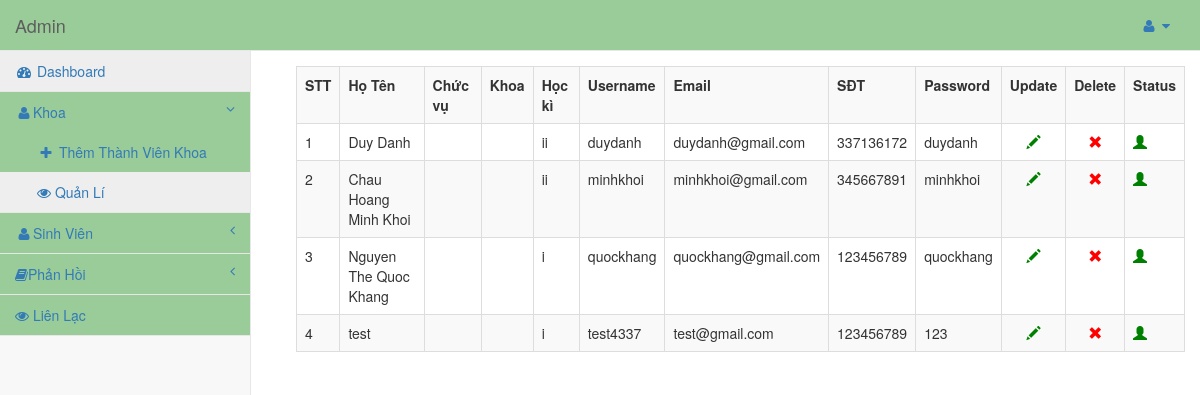
The app's page /admin/dashboard.php?info=show_faculty (signed in) with its own data.
### tables this page shows
CREATE TABLE `faculty` (
  `id` int(11) NOT NULL,
  `user_alias` varchar(30) NOT NULL,
  `Name` varchar(30) NOT NULL,
  `position` varchar(100) NOT NULL,
  `specialized` varchar(50) NOT NULL,
  `semester` varchar(10) NOT NULL,
  `email` varchar(255) NOT NULL,
  `password` varchar(75) NOT NULL,
  `mobile` bigint(20) NOT NULL,
  `date` datetime NOT NULL,
  `status` int(11) NOT NULL
);

### admin/show_faculty.php (the view, shortened to what this page needs)
<?php
	echo "<table class='table table-responsive table-bordered table-striped table-hover' style=margin:15px;>";
	echo "<tr>";
	echo "<th>STT</th>";
	echo "<th>Họ Tên</th>";
	echo "<th>Chức vụ</th>";
	echo "<th>Khoa</th>";
	echo "<th>Học kì</th>";
	echo "<th>Username</th>";
	echo "<th>Email</th>";
	echo "<th>SĐT</th>";
	echo "<th>Password</th>";
	echo "<th>Update</th>";
	echo "<th>Delete</th>";
	echo "<th>Status</th>";
	echo "</tr>";
	$i=1;
	$que=mysqli_query($conn,"select * from faculty");
	while($row=mysqli_fetch_array($que))
	{
		echo "<tr>";
		echo "<td>".$i."</td>";
		echo "<td>".$row['Name']."</td>";
		echo "<td>".$row['designation']."</td>";
		echo "<td>".$row['programme']."</td>";
		echo "<td>".$row['semester']."</td>";
		echo "<td>".$row['user_alias']."</td>";
		echo "<td>".$row['email']."</td>";
		echo "<td>".$row['mobile']."</td>";
		echo "<td>".$row['password']."</td>";
		echo "<td class='text-center'><a href='dashboard.php?id=$row[id]&info=edit_faculty'><span class='glyphicon glyphicon-pencil'style=color:green;></span></a></td>";
		echo "<td class='text-center'><a href='#' onclick='deletes($row[id])'><span class='glyphicon glyphicon-remove' style=color:red;></span></a></td>";
		if($row['status'])
		{
		echo "<td><a href='update_status.php?user_id=".$row['id']."&status=".$row['status']."'><span class='glyphicon glyphicon-user' style=color:red;></span></a></td>";
		}
		else
		{
		echo "<td><a href='update_status.php?user_id=".$row['id']."&status=".$row['status']."'><span class='glyphicon glyphicon-user' style=color:green;></span></a></td>";
		}
		echo "</tr>";
		$i++;
	}
?>

### css/sb-admin-2.css (style rules this page uses)
body { background-color: #f8f8f8; }

### records on screen
faculty: Name "Duy Danh", semester "ii", user_alias "duydanh", email "duydanh@gmail.com", mobile "337136172", password "duydanh"
faculty: Name "Chau Hoang Minh Khoi", semester "ii", user_alias "minhkhoi", email "minhkhoi@gmail.com", mobile "345667891", password "minhkhoi"
faculty: Name "Nguyen The Quoc Khang", semester "i", user_alias "quockhang", email "quockhang@gmail.com", mobile "123456789", password "quockhang"
faculty: Name "test", semester "i", user_alias "test4337", email "test@gmail.com", mobile "123456789", password "123"
